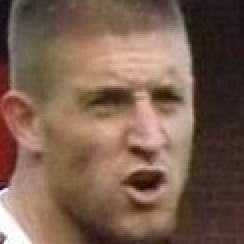
#> input picture crop_data/male/male_3938.jpg, 122 x 122 px (shown 2 times larger); its folder holds only this picture in this run
$ jupyter execute 01.ipynb
#> lines starting #> are read from the running program, lines starting #| are printed output that depends on the picture
[cell 1]
import numpy as np
import cv2
from glob import glob
import matplotlib.pyplot as plt

[cell 2]
fpath = glob('./data/female/*.jpg') # female path
mpath = glob('./data/male/*.jpg') # male path

[cell 3]
print('The number of images in the Female folder is = ', len(fpath))
print('The number of images in the Male folder is = ', len(mpath))

[cell 4]
haar = cv2.CascadeClassifier('./model/haarcascade_frontalface_default.xml')

[cell 5]
def process_images(image_paths, gender):
    """
    Processa imagens e salva rostos recortados na pasta correta.

    :param image_paths: Lista de caminhos das imagens a serem processadas.
    :param gender: Tipo de imagem ('female' ou 'male') para salvar na pasta correspondente.
    """
    for i in range(len(image_paths)):
        try:
            ### Step 1 - Read image and convert to RGB
            img = cv2.imread(image_paths[i])  # Read img in BGR
            img_rgb = cv2.cvtColor(img, cv2.COLOR_BGR2RGB)  # Convert to RGB

            ### Step 2 - Apply Haar Cascade Classifier
            gray = cv2.cvtColor(img_rgb, cv2.COLOR_BGR2GRAY)
            faces_list = haar.detectMultiScale(gray, 1.5, 5)

            for x, y, w, h in faces_list:
                ### Step 3 - Crop face
                roi = img[y:y + h, x:x + w]  # Region of interest

                ### Step 4 - Save image
                cv2.imwrite(f'./crop_data/{gender}/{gender}_{i}.jpg', roi)

        except Exception as e:
            print(f'Unable to process the image {image_paths[i]}: {e}')

[cell 6]
# Para processar imagens femininas:
process_images(fpath, 'female')

[cell 7]
# Para processar imagens masculinas:
process_images(mpath, 'male')
#> call 2 of process_images, with gender = 'male'
#> in process_images, img is the input picture: shape (122, 122, 3); mean B, G, R 79.4, 94.9, 122.7
#> in process_images (call 2), `gray = cv2.cvtColor(img_rgb, cv2.COLOR_BGR2GRAY)`:
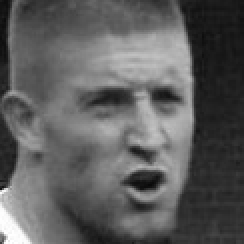
#> gray: shape (122, 122) (shown 2 times larger); min 9, max 255, mean 93.4
#> in process_images (call 2), `faces_list = haar.detectMultiScale(gray, 1.5, 5)`: faces_list = [[30, 19, 81, 81]]
#> the loop in process_images (call 2), `for x, y, w, h in faces_list:` made 1 pass
#> pass 1, in process_images (call 2), `roi = img[y:y + h, x:x + w]`:
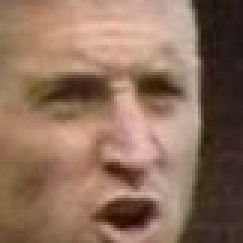
#> roi: shape (81, 81, 3) (shown 3 times larger); mean B, G, R 92.1, 111.3, 142.4
